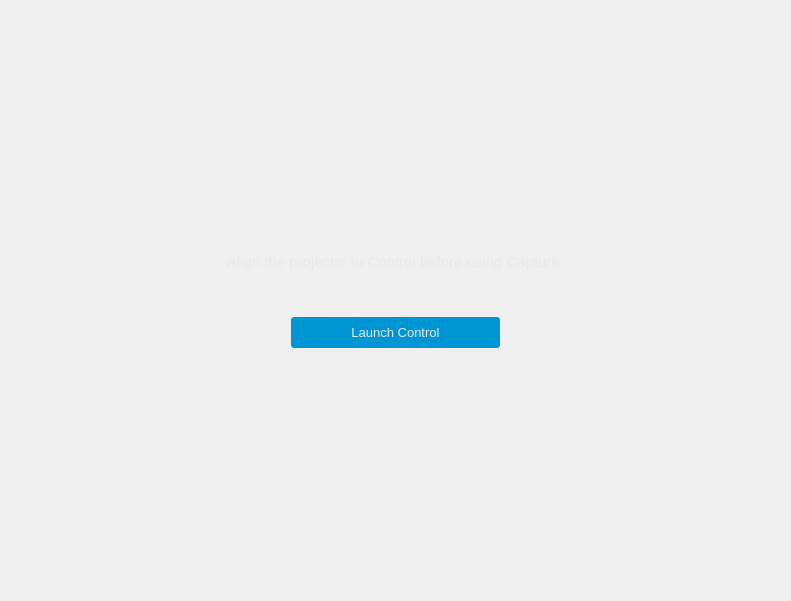
<?xml version="1.0" encoding="UTF-8"?>
<ui version="4.0">
 <class>NoCalibrationDataForm</class>
 <widget class="QWidget" name="NoCalibrationDataForm">
  <property name="geometry">
   <rect>
    <x>0</x>
    <y>0</y>
    <width>791</width>
    <height>601</height>
   </rect>
  </property>
  <property name="windowTitle">
   <string notr="true">Form</string>
  </property>
  <property name="styleSheet">
   <string notr="true"/>
  </property>
  <layout class="QVBoxLayout" name="verticalLayout">
   <item>
    <spacer name="verticalSpacer">
     <property name="orientation">
      <enum>Qt::Vertical</enum>
     </property>
     <property name="sizeHint" stdset="0">
      <size>
       <width>20</width>
       <height>258</height>
      </size>
     </property>
    </spacer>
   </item>
   <item>
    <widget class="QLabel" name="label">
     <property name="styleSheet">
      <string notr="true">QLabel {
   font-family: Segoe UI;
   font-size: 15px;
   color: #e7e7e7;
   background-color: transparent;
}</string>
     </property>
     <property name="text">
      <string>Align the projector in Control before using Capture.</string>
     </property>
     <property name="alignment">
      <set>Qt::AlignCenter</set>
     </property>
    </widget>
   </item>
   <item>
    <spacer name="verticalSpacer_3">
     <property name="orientation">
      <enum>Qt::Vertical</enum>
     </property>
     <property name="sizeType">
      <enum>QSizePolicy::Fixed</enum>
     </property>
     <property name="sizeHint" stdset="0">
      <size>
       <width>20</width>
       <height>40</height>
      </size>
     </property>
    </spacer>
   </item>
   <item>
    <layout class="QHBoxLayout" name="horizontalLayout">
     <item>
      <spacer name="horizontalSpacer">
       <property name="orientation">
        <enum>Qt::Horizontal</enum>
       </property>
       <property name="sizeHint" stdset="0">
        <size>
         <width>40</width>
         <height>20</height>
        </size>
       </property>
      </spacer>
     </item>
     <item>
      <widget class="QPushButton" name="openControlPanelButton">
       <property name="styleSheet">
        <string notr="true">QPushButton {
    font-family: Segoe UI;
    font-size: 13px;
    background-color: #0096d6;
    border-width: 2px;
    border-radius: 3px;
    border-color: #0096d6;
    color: #e7e7e7;
    padding: 8px 60px ;
}

QPushButton:hover {
    background-color: #2ea8dd;
    border-color: #2ea8dd;
    color: #ffffff;
}

QPushButton:pressed {
    background-color: #007aaf;
    border-color: #007aaf;
    color: #ffffff;
}

QPushButton:focus {
    background-color: #0096d6;
    border-color: rgba(255, 255, 255, 0.5);
    color: #ffffff;
}</string>
       </property>
       <property name="text">
        <string>Launch Control</string>
       </property>
       <property name="flat">
        <bool>true</bool>
       </property>
      </widget>
     </item>
     <item>
      <spacer name="horizontalSpacer_2">
       <property name="orientation">
        <enum>Qt::Horizontal</enum>
       </property>
       <property name="sizeHint" stdset="0">
        <size>
         <width>40</width>
         <height>20</height>
        </size>
       </property>
      </spacer>
     </item>
    </layout>
   </item>
   <item>
    <spacer name="verticalSpacer_2">
     <property name="orientation">
      <enum>Qt::Vertical</enum>
     </property>
     <property name="sizeHint" stdset="0">
      <size>
       <width>20</width>
       <height>257</height>
      </size>
     </property>
    </spacer>
   </item>
  </layout>
 </widget>
 <resources/>
 <connections>
  <connection>
   <sender>openControlPanelButton</sender>
   <signal>clicked()</signal>
   <receiver>NoCalibrationDataForm</receiver>
   <slot>onOpenControlPanelClicked()</slot>
   <hints>
    <hint type="sourcelabel">
     <x>499</x>
     <y>353</y>
    </hint>
    <hint type="destinationlabel">
     <x>215</x>
     <y>378</y>
    </hint>
   </hints>
  </connection>
 </connections>
 <slots>
  <slot>onRetryButtonReleased()</slot>
  <slot>onOpenControlPanelClicked()</slot>
 </slots>
</ui>
